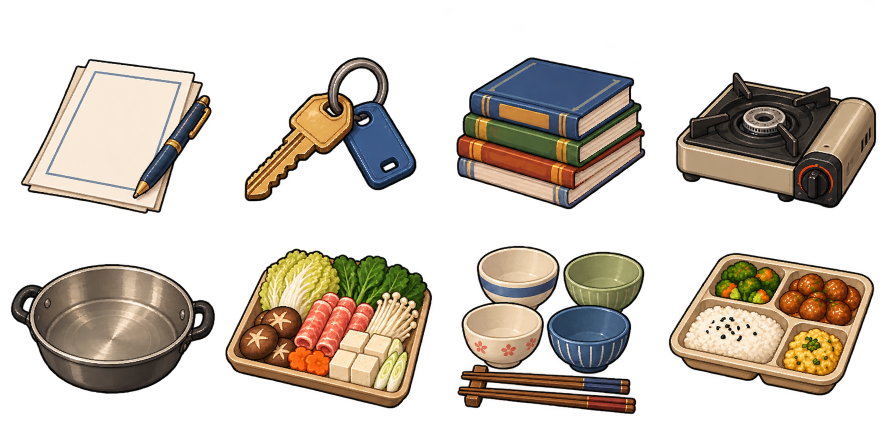
#> input picture Room404/assets/t001-props-v1/sheet.png, 1774 x 887 px (shown at 1/2 size)
$ python slice.py
#> lines starting #> are read from the running program, lines starting #| are printed output that depends on the picture
"""Slice T-001 props from a single transparent batch."""
from pathlib import Path
from PIL import Image
root=Path(__file__).resolve().parent
sheet=Image.open(root/'sheet.png').convert('RGBA')
#> sheet is the input picture: PIL image 1774x887 RGBA; mean R, G, B, A 58, 49.2, 39.2, 98.8
names=['paper','key','books','stove','pot','ingredients','bowls','meal']
frames=[(sheet,(round(col*1774/4),row*443,round((col+1)*1774/4),443 if row==0 else 887),names[row*4+col]) for row in range(2) for col in range(4)]
#> frames = 8 items
for source,box,name in frames:
  cell=source.crop(box)
  cell.save(root/f'{name}_cell.png')
  alpha=cell.getchannel('A')
  bounds=alpha.point(lambda a:255 if a>=128 else 0).getbbox()
  if bounds is None:raise ValueError(f'Empty frame {name}')
  x0,y0,x1,y1=bounds
  if x0==0 or y0==0 or x1==cell.width or y1==cell.height:raise ValueError(f'Frame clipped: {name} {bounds}')
  sprite=cell.crop(bounds)
  # Discard residual semi-transparent generated haze; retain original colours.
  sprite.putalpha(sprite.getchannel('A').point(lambda a:0 if a<112 else a))
  sprite.thumbnail((280,440),Image.Resampling.LANCZOS)
  canvas=Image.new('RGBA',(300,460),(0,0,0,0))
  canvas.alpha_composite(sprite,((300-sprite.width)//2,460-sprite.height))
  canvas.save(root/f'{name}.png')
  img=canvas.resize((150,230),Image.Resampling.LANCZOS)
  a=img.getchannel('A').load(); q=img.convert('RGB').quantize(colors=192,method=Image.Quantize.MEDIANCUT,dither=Image.Dither.NONE)
  pixels=q.load();palette=q.getpalette();paths={}
  def color(x,y):
   v=a[x,y];return (pixels[x,y],255 if v>=224 else ((v+31)//64)*64) if v>=32 else None
  for y in range(230):
   x=0
   while x<150:
    key=color(x,y);start=x;x+=1
    while x<150 and color(x,y)==key:x+=1
    if key is not None:paths.setdefault(key,[]).append(f'M{start} {y}h{x-start}v1h-{x-start}z')
  with (root/f'{name}.svg').open('w') as f:
   f.write('<svg xmlns="http://www.w3.org/2000/svg" viewBox="0 0 150 230" shape-rendering="crispEdges">')
   for (ci,opacity),runs in paths.items():
    r,g,b=palette[ci*3:ci*3+3];f.write(f'<path fill="#{r:02x}{g:02x}{b:02x}" opacity="{opacity/255:.3f}" d="{"".join(runs)}"/>')
   f.write('</svg>\n')
  print(name,box,bounds)
#> this loop made 8 passes
#> (box, name) on passes 2 to 8: ((444, 0, 887, 443), 'key'), ((887, 0, 1330, 443), 'books'), ((1330, 0, 1774, 443), 'stove'), ((0, 443, 444, 887), 'pot'), ((444, 443, 887, 887), 'ingredients'), ((887, 443, 1330, 887), 'bowls'), ((1330, 443, 1774, 887), 'meal')
#> (box, name, x0, y0, x1, y1) on pass 1: ((0, 0, 444, 443), 'paper', 42, 118, 423, 427)
#| paper (0, 0, 444, 443) (42, 118, 423, 427)
#| key (444, 0, 887, 443) (46, 115, 389, 402)
#| books (887, 0, 1330, 443) (26, 115, 403, 418)
#| stove (1330, 0, 1774, 443) (22, 145, 422, 416)
#| pot (0, 443, 444, 887) (22, 85, 429, 344)
#| ingredients (444, 443, 887, 887) (7, 55, 420, 373)
#| bowls (887, 443, 1330, 887) (28, 49, 401, 385)
#| meal (1330, 443, 1774, 887) (8, 63, 418, 348)
#> pass 1, `cell=source.crop(box)`:
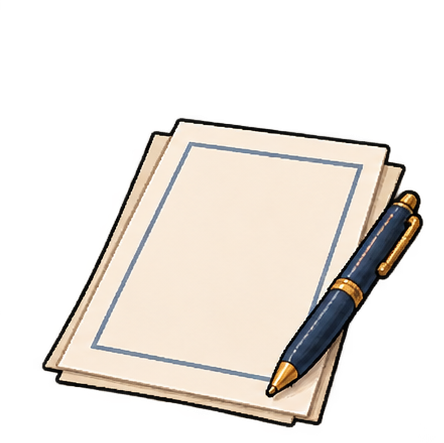
#> cell: PIL image 444x443 RGBA; mean R, G, B, A 87.3, 81, 74.3, 100.8; transparent parts drawn white
#> pass 1, `alpha=cell.getchannel('A')`:
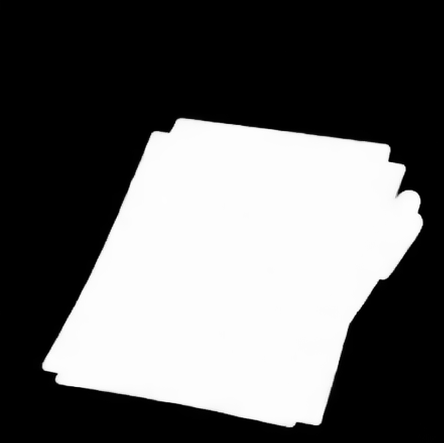
#> alpha: PIL image 444x443 L; min 0, max 255, mean 100.8
#> pass 1, `sprite=cell.crop(bounds)`:
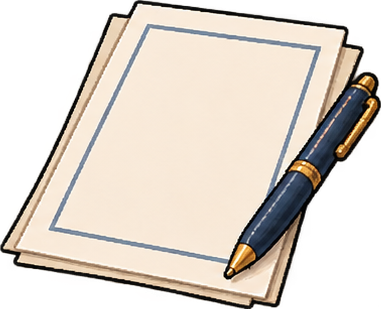
#> sprite: PIL image 381x309 RGBA; mean R, G, B, A 145, 134.9, 123.7, 168.4; transparent parts drawn white
#> after the loop:
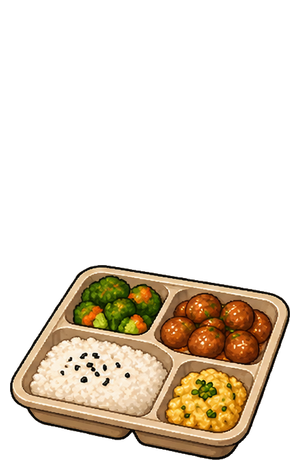
#> canvas: PIL image 300x460 RGBA; mean R, G, B, A 48.9, 38.7, 24.9, 71.3; transparent parts drawn white
#> after the loop:
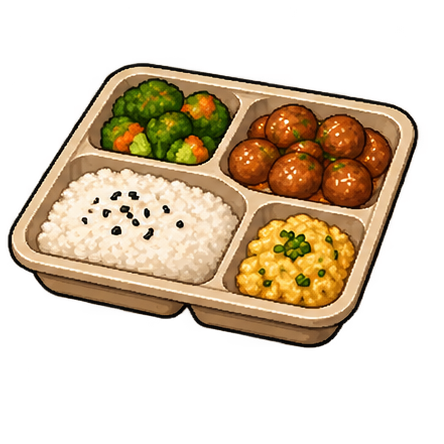
#> cell: PIL image 444x444 RGBA; mean R, G, B, A 76.6, 59.5, 38.3, 107.1; transparent parts drawn white
#> after the loop:
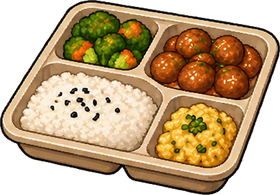
#> sprite: PIL image 280x195 RGBA; mean R, G, B, A 123.5, 97.8, 62.8, 180.3; transparent parts drawn white

# Preserve the native alpha crop and derive a tight SVG viewBox for each prop.
for source, box, name in frames:
  cell = source.crop(box)
  bounds = cell.getchannel('A').point(lambda a: 255 if a >= 128 else 0).getbbox()
  sprite = cell.crop(bounds)
  sprite.putalpha(sprite.getchannel('A').point(lambda a: 0 if a < 112 else a))
#> sprite: PIL image 381x309 RGBA
  sprite.save(root / f'{name}_native.png')
  normalized = Image.open(root / f'{name}.png')
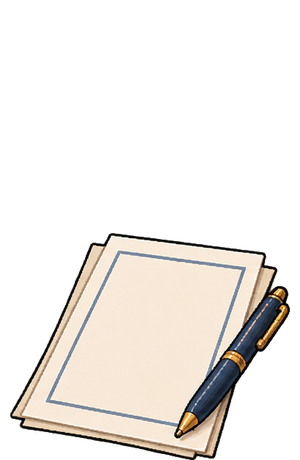
#> normalized: PIL image 300x460 RGBA; mean R, G, B, A 63.9, 60, 55.6, 77.4; transparent parts drawn white
  left, top, right, bottom = normalized.getchannel('A').getbbox()
  viewbox = f'{left // 2} {top // 2} {(right - left + 1) // 2} {(bottom - top + 1) // 2}'
  svg = (root / f'{name}.svg').read_text()
  (root / f'{name}_tight.svg').write_text(svg.replace('viewBox="0 0 150 230"', f'viewBox="{viewbox}"'))
